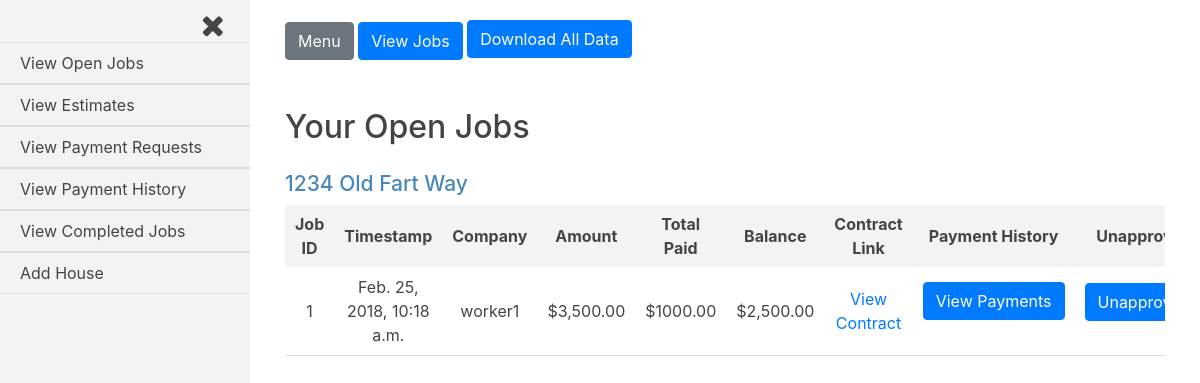
Before: /jobs_admin/ (signed in) with the older database file.
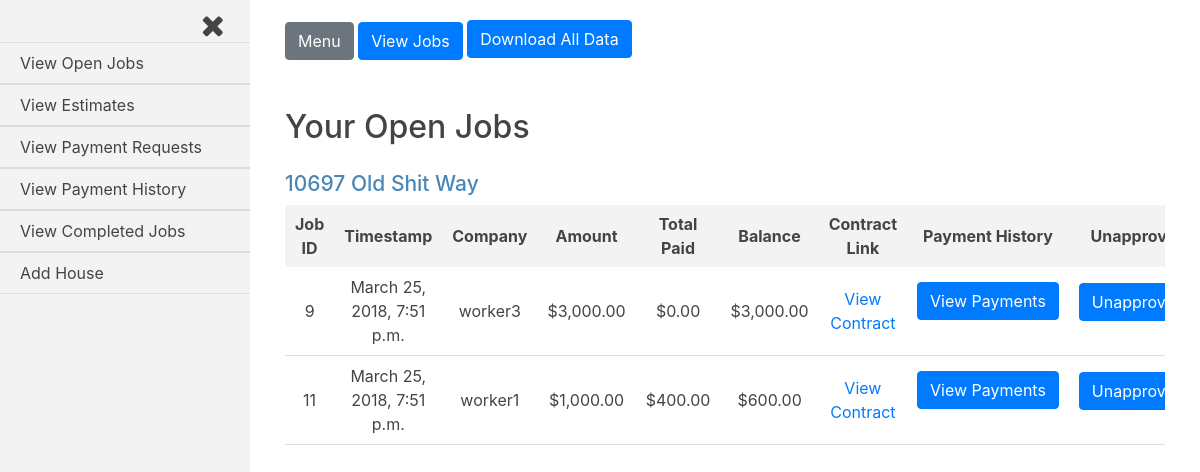
After: the same page with the newer database file.
### jobs/models.py (models this page shows, shortened)
class Current_Worker(models.Model):
    house = models.ForeignKey(House, on_delete=models.CASCADE)
    company = models.ForeignKey(settings.AUTH_USER_MODEL, on_delete=models.CASCADE)
    current = models.BooleanField(default=False)

class House(models.Model):
    address = models.CharField(max_length=250)
    companies = models.ManyToManyField(settings.AUTH_USER_MODEL, through='Current_Worker')
    proposed_jobs = models.BooleanField(default=False)
    pending_payments = models.BooleanField(default=False)
    payment_history = models.BooleanField(default=False)
    completed_jobs = models.BooleanField(default=False)
    customer = models.ForeignKey(settings.AUTH_USER_MODEL, on_delete=models.CASCADE, related_name='customer_house')
    def __str__(self):
        return self.address

class Job(models.Model):
    house = models.ForeignKey(House, on_delete=models.CASCADE)
    company = models.ForeignKey(settings.AUTH_USER_MODEL, on_delete=models.CASCADE)
    start_amount = models.DecimalField(max_digits=8, decimal_places=2, default=0.00)
    start_date = models.DateTimeField(auto_now_add=True, blank=True)
    total_paid = models.DecimalField(max_digits=8, decimal_places=2, default=0.00)
    approved = models.BooleanField(default=False)
    def generate_filename(self, filename):
        file_path = 'uploads/{}/{}'.format(str(self.house.address), str(filename))
        return file_path
    document_link = models.FileField(upload_to=generate_filename)
    balance_amount = models.DecimalField(max_digits=8, decimal_places=2, default=0.00)

### jobs_admin/views.py (the view)
@login_required
def index(request):
    current_user = request.user
    if current_user.is_active and current_user.groups.filter(name__in=['Customers', 'Customers Staff']).exists():
        customer = Customer(current_user)
        customer = customer.is_customer_staff()
        current_houses = customer.current_houses()
        approved_jobs = customer.approved_jobs()
        payment_history_form = Payment_History_Form()
        change_job_status_form = Change_Job_Status()
        template = loader.get_template('jobs_admin/index.html')
        context = {
            'current_workers': current_houses,
            'jobs': approved_jobs,
            'current_user': current_user,
            'payment_history_form': payment_history_form,
            'change_job_status_form': change_job_status_form,
        }
        worker_url = request.GET.get('worker_url', None)
        staff_url = request.GET.get('staff_url', None)
        if worker_url and staff_url:
            index = staff_url.find('staff') - 1
            staff_url = staff_url[:index]+ '&' + staff_url[index+1:]
            context['worker_url'] = worker_url
            context['staff_url'] = staff_url
        if request.method == 'POST':
            form = Change_Job_Status(request.POST)
            if form.is_valid():
                job_id = int(request.POST.get('job_id'))
                address = str(request.POST.get('job_house'))
                house = House.objects.get(address=address)
                job = Job.objects.get(pk=job_id)
                job.approved=False
                job.save()
                """update house to proposed_jobs=True if the unapproved job is
                within the last 2 weeks"""
                if Customer.start_week <= job.start_date <= Customer.today:
                    house.proposed_jobs=True
                    house.save(update_fields=['proposed_jobs'])
                """if no more current jobs for specific house, delete as current worker
                AND if no more pending payments from other approved jobs for the house exist,
                set pending_payments=False"""
                current_house_jobs = Job.objects.filter(company=job.company, approved=True, house=house)
                payment_requests = Request_Payment.objects.filter(house=house, job__approved=True, approved=False)
                if not current_house_jobs:
                    Current_Worker.objects.filter(company=job.company, house=house).delete()
                if not payment_requests:
                    house.pending_payments=False
                    house.save(update_fields=['pending_payments'])
                return redirect('/jobs_admin')
        else:
            form = Change_Job_Status()
        return HttpResponse(template.render(context, request))
    else:
        return redirect('/accounts/login')

### payment_history/forms.py
class Payment_History_Form(ModelForm, forms.Form):
    class Meta:
        model = Request_Payment
        exclude = ['job', 'submit_date', 'approved_date', 'house', 'amount', 'approved', 'document_link']

### jobs_admin/forms.py
class Change_Job_Status(ModelForm, forms.Form):
    class Meta:
        model = Job
        exclude = ['house', 'company', 'start_amount', 'start_date', 'total_paid', 'document_link', 'approved', 'balance_amount']

### customer_register/customer.py (called while the page is built)
    def attribute_level(self, obj, compare={}):
        level = list(compare.keys())
        attribute = list(compare.values())
        if level[0] is not 0:
            if level[0] is 1:
                return getattr(obj, attribute[0])
            elif level[0] is 2:
                return getattr(getattr(obj, attribute[0][0]), attribute[0][1])
        else:
            return obj

    def get_queryset(self, append_outer=False, houses=[], queryset=[], compare=[]):
        result_queryset = []
        for h in houses:
            for q in queryset.iterator():
                a = self.attribute_level(obj=h, compare=compare[0])
                b = self.attribute_level(obj=q, compare=compare[1])
                if a == b:
                    if append_outer == True:
                        result_queryset.append(h)
                    else:
                        result_queryset.append(q)
        return result_queryset

    def is_customer_staff(self):
        if self.customer.groups.filter(name='Customers Staff').exists():
            customer_id = self.customer.groups.values_list('name', flat=True)[1]
            if customer_id == 'Customers Staff':
                customer_id = self.customer.groups.values_list('name', flat=True)[0]
            self.customer = int(customer_id)
            return Customer(self.customer)
        return Customer(self.customer)

    def houses(self):
        return House.objects.filter(customer=self.customer)

    def current_houses(self):
        sql = 'SELECT * FROM jobs_current_worker WHERE current=1 GROUP BY house_id'
        current_houses = Current_Worker.objects.raw(sql)
        return self.get_queryset(append_outer=True, houses=current_houses, queryset=self.houses, compare=[{1: 'house'}, {0: 0}])

    def approved_jobs(self):
        return Job.objects.filter(house__customer=self.customer, approved=True, balance_amount__gt=0)

### jobs_admin/templatetags/jobs_admin_group_check.py (called while the page is built)
@register.filter(name='in_group')
def has_group(user, group_name):
    group =  Group.objects.get(name=group_name)
    return group in user.groups.all()

### jobs_admin/templates/jobs_admin/index.html (shortened to what this page needs)
{% extends 'base_login_admin.html' %}
{% load humanize %}
{% load static %}
{% load jobs_admin_group_check %}
{% block body_class %}jobs_admin{% endblock body_class %}
{% block content %}
<h2>Your Open Jobs</h2>
{% for w in current_workers %}
<div class="job-container">
  <div class="house">
    <h3 class="house-address">{{w.house.address}}</h3>
  </div>
  <div class="jobs">
    <table class="job-summary">
      <tbody>
        <tr class="job-headings">
          <th>Job ID</th>
          <th>Timestamp</th>
          <th>Company</th>
          <th>Amount</th>
          <th>Total Paid</th>
          <th>Balance</th>
          <th>Contract Link</th>
          <th>Payment History</th>
          {% if current_user|in_group:'Customers' %}
          <th>Unapprove Job</th>
          {% endif %}
        </tr>
        {% for job in jobs %}
        {% if job.house.address == w.house.address %}
        <tr class="job-info">
          <td>{{job.id}}</td>
          <td>{{job.start_date}}</td>
          <td>{{job.company}}</td>
          <td>${{job.start_amount|intcomma}}</td>
          <td>${{job.total_paid}}</td>
          <td>${{job.balance_amount|intcomma}}</td>
          <td><a href="{{job.document_link.url}}">View Contract</a></td>
          <td>
            <form class="payment-history-form" action="/payment_history/p_history_job" method="post">
              <input class="btn btn-primary v-payment-history" type="submit" name="v-payment-history" value="View Payments">
            </form>
          </td>
          {% if current_user|in_group:'Customers' %}
          <td>
            <form class="change-job-status-form" action="" method="post">
              <input class="btn btn-primary change-job-status" type="submit" name="" value="Unapprove Job">
            </form>
          </td>
          {% endif %}
        </tr>
        {% endif %}
        {% endfor %}
      </tbody>
    </table>
  </div>
</div>
{% endfor %}
{% endblock content %}

### templates/base_login_admin.html (shortened to what this page needs)
{% load static %}
<!DOCTYPE html>
<html lang="en">
<head>
    <link href="https://maxcdn.bootstrapcdn.com/bootstrap/4.0.0/css/bootstrap.min.css" rel="stylesheet">
    <link href="https://maxcdn.bootstrapcdn.com/font-awesome/4.7.0/css/font-awesome.min.css" rel="stylesheet">
    <link rel="stylesheet" href="{% static 'logged-in.css' %}">
</head>
<body class="{% block body_class %}{% endblock body_class %}">
  <div id="wrapper" class="toggled">
      <div id="sidebar-wrapper">
          <div class="close-nav" href="#"><i class="fa fa-times"></i></div>
          <ul class="sidebar-nav">
              <li>
                  <a href="/jobs_admin">View Open Jobs</a>
              </li>
              <li>
                  <a href="/jobs_admin/proposed_jobs">View Estimates</a>
              </li>
              <li>
                  <a href="/payment_requests/unapproved_payments">View Payment Requests</a>
              </li>
              <li>
                  <a href="/payment_requests/approved_payments">View Payment History</a>
              </li>
              <li>
                  <a href="/jobs_complete">View Completed Jobs</a>
              </li>
              <li>
                  <a href="/add_house">Add House</a>
              </li>
          </ul>
      </div>
      <div id="page-content-wrapper">
          <div class="container-fluid">
              <div class="btn-options-container">
                <a href="#menu-toggle" class="btn btn-secondary" id="menu-toggle">Menu</a>
                <a href="/jobs_admin" class="btn btn-primary" id="view-job">View Jobs</a>
                <form class="download-jobs-form" action="/download_data/" method="post">
                  <input id="download-jobs" class="btn btn-primary" type="submit" value="Download All Data">
                </form>
              </div>
              {% block content %}
              {% endblock content %}
          </div>
      </div>
  </div>
</body>
</html>

### static/logged-in.css (style rules this page uses)
body { overflow-x: hidden; color: #444; }
body .job-info td:last-child input[type="submit"] { margin-bottom: 0; }
#wrapper { padding-left: 0; -webkit-transition: all 0.5s ease; -moz-transition: all 0.5s ease; -o-transition: all 0.5s ease; transition: all 0.5s ease; }
#wrapper.toggled { padding-left: 250px; }
#sidebar-wrapper { z-index: 1000; position: fixed; left: 250px; width: 0; height: 100%; margin-left: -250px; overflow-y: auto; background-color: #f3f3f3; -webkit-transition: all 0.5s ease; -moz-transition: all 0.5s ease; -o-transition: all 0.5s ease; transition: all 0.5s ease; }
#wrapper.toggled #sidebar-wrapper { width: 250px; }
#page-content-wrapper { width: 100%; position: absolute; padding: 15px; }
#wrapper.toggled #page-content-wrapper { position: absolute; margin-right: -250px; }
.sidebar-nav { width: 250px; margin: 0; padding: 0; list-style: none; }
.sidebar-nav li { text-indent: 20px; line-height: 40px; }
.sidebar-nav li a { display: block; text-decoration: none; color: #444; border-top: 1px solid #ddd; border-bottom: 1px solid #ddd; }
.close-nav { display: block; }
.close-nav i { display: inline-block; margin-left: 171px; color: #444; font-size: 30px; cursor: pointer; padding-left: 30px; padding-right: 26px; padding-top: 10px; }
.job-container { overflow-x: auto; margin-top: 25px; }
.job-container h3 { font-size: 21px; color: #4A87B6; }
.job-headings { background-color: #f3f3f3; }
.job-headings th { padding: 7px 10px; }
.job-summary { width: 100%; min-width: 475px; max-width: 970px; text-align: center; }
.job-summary td { padding: 8px 10px; }
.job-summary td:last-child { padding-top: 16px; vertical-align: top; }
.job-info { border-bottom: 1px solid #ddd; }
@media (min-width:768px) { #wrapper { padding-left: 0; } }
@media (min-width:768px) { #wrapper.toggled { padding-left: 250px; } }
@media (min-width:768px) { #sidebar-wrapper { width: 0; } }
@media (min-width:768px) { #wrapper.toggled #sidebar-wrapper { width: 250px; } }
@media (min-width:768px) { #page-content-wrapper { padding: 20px; position: relative; } }
@media (min-width:768px) { #wrapper.toggled #page-content-wrapper { position: relative; margin-right: 0; } }
form select, form input { margin-bottom: 20px; }
form input { width: 100%; background-color: transparent; border: 1px solid #ddd; padding: 10px; border-radius: 3px; }
form input[type="submit"] { display: block; }
.btn-options-container { margin-bottom: 30px; }
form.download-jobs-form { display: inline-block; }

Changed rows visible on the page:
removed Current_Worker: house.address "1234 Old Fart Way"
removed Job: id "1", start_date "Feb. 25, 2018, 10:18 a.m.", company "worker1", start_amount "3,500.00", total_paid "1000.00", balance_amount "2,500.00", shown under "1234 Old Fart Way"
added Current_Worker: house.address "10697 Old Shit Way"
added Job: id "9", start_date "March 25, 2018, 7:51 p.m.", company "worker3", start_amount "3,000.00", total_paid "0.00", balance_amount "3,000.00", shown under "10697 Old Shit Way"
added Job: id "11", start_date "March 25, 2018, 7:51 p.m.", company "worker1", start_amount "1,000.00", total_paid "400.00", balance_amount "600.00", shown under "10697 Old Shit Way"
